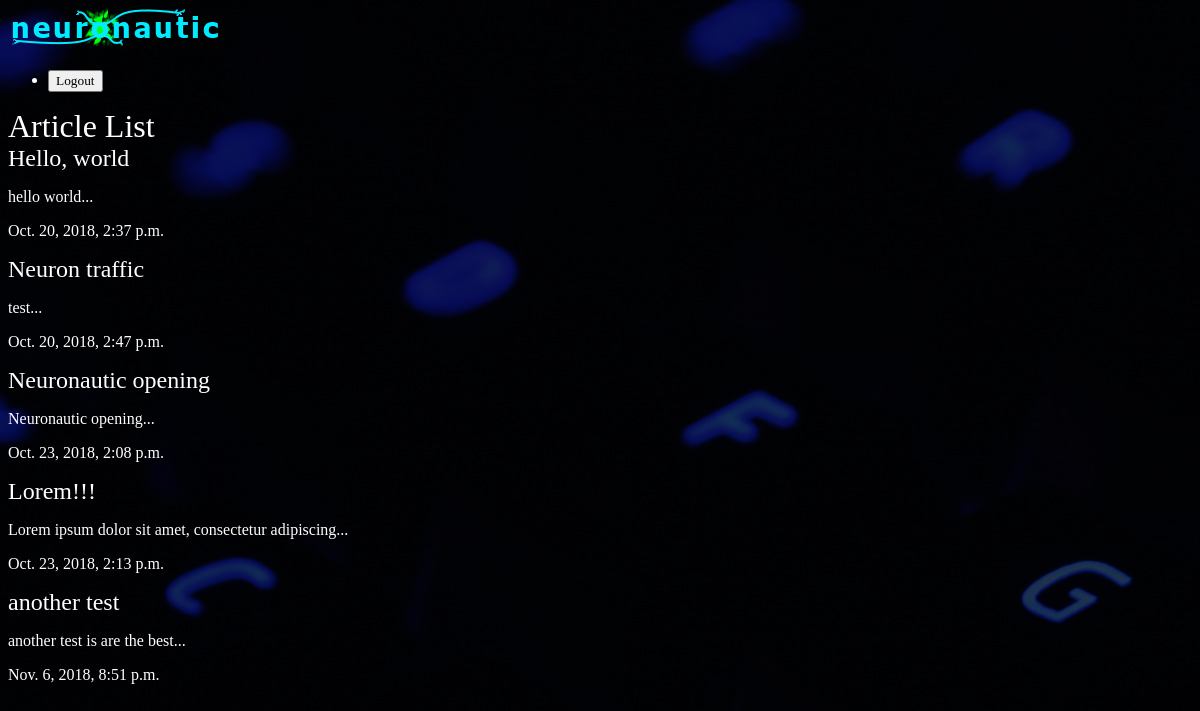
/neuron/, run on the app's committed database.
### neuron/models.py (models this page shows, shortened)
class Article(models.Model):
    title = models.CharField(max_length=100)
    slug = models.SlugField()
    body = models.TextField()
    date = models.DateTimeField(auto_now_add=True)
    thumb = models.ImageField(default='default.png', blank=True)
    def snippet(self):
        return self.body[:50] + '...'

### neuron/views.py (the view)
def article_list(request):
    articles = Article.objects.all().order_by('date')
    return render(request, 'articles/article_list.html', {'articles': articles})

### neuron/templates/articles/article_list.html
{% extends 'base_layout.html' %}
{% block content %}
<h1>Article List</h1>
<div class="articles">
    {% for article in articles %}
    <h2><a href="{% url 'articles:detail' slug=article.slug %}">{{ article.title }}</a></h2>
    <p>{{ article.snippet }}</p>
    <p>{{ article.date }}</p>
    {% endfor %}
</div>
{% endblock %}

### assets/style.css (style rules this page uses)
body { background-color: #0f121f; background-image: url(pexels-photo-1010496.jpeg); background-blend-mode: soft-light; background-repeat-y: no-repeat; color: #fff; }
body * { font-family: Ubuntu; }
h1,h2,h3,h4,h5 { font-weight: normal; margin: 0; }
a,a:hover, a:visited { color: #fff; text-decoration: none; }

### data on the page
Article: title "Hello, world", snippet "hello world...", date "Oct. 20, 2018, 2:37 p.m."
Article: title "Neuron traffic", snippet "test...", date "Oct. 20, 2018, 2:47 p.m."
Article: title "Neuronautic opening", snippet "Neuronautic opening...", date "Oct. 23, 2018, 2:08 p.m."
Article: title "Lorem!!!", snippet "Lorem ipsum dolor sit amet, consectetur adipiscing...", date "Oct. 23, 2018, 2:13 p.m."
Article: title "another test", snippet "another test is are the best...", date "Nov. 6, 2018, 8:51 p.m."
